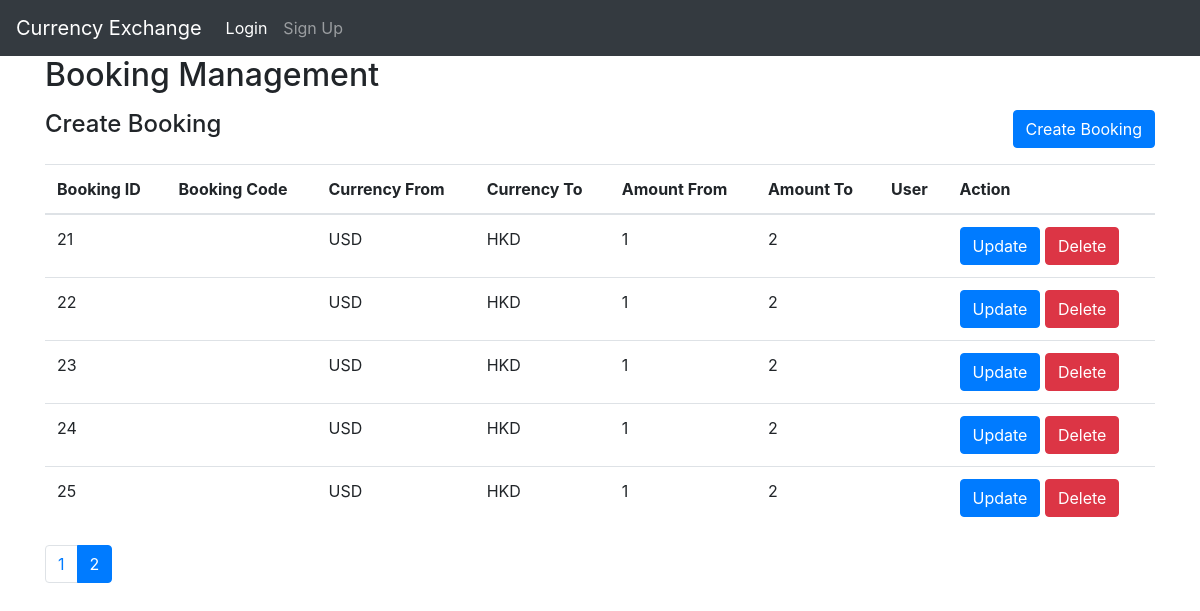
The app's page /booking_admin.php?page=2 with its own data.
### tables this page shows
CREATE TABLE "bookings" (
	"id"	INTEGER,
	"booking_code"	TEXT,
	"currency_from"	TEXT,
	"currency_to"	TEXT,
	"amount_from"	REAL,
	"amount_to"	REAL,
	"username"	TEXT,
	PRIMARY KEY("id" AUTOINCREMENT)
);

### booking_admin.php (the view, shortened to what this page needs)
<?php include("header.php"); ?>
<div class="container">
    <h2>Booking Management</h2>
    <?php
$bookingsPerPage = 10;
$page = isset($_GET['page']) ? (int)$_GET['page'] : 1;
$offset = ($page - 1) * $bookingsPerPage;
?>
<?php
    $db = new SQLite3('database.db');
    $query = "SELECT * FROM bookings LIMIT $bookingsPerPage OFFSET $offset";
    $result = $db->query($query);
    $bookings = [];
    while ($row = $result->fetchArray(SQLITE3_ASSOC)) {
      $bookings[] = $row;
    }
    ?>
<?php
$totalBookingsQuery = "SELECT COUNT(*) as count FROM bookings";
$totalBookingsResult = $db->query($totalBookingsQuery);
$totalBookings = $totalBookingsResult->fetchArray(SQLITE3_ASSOC)['count'];
$totalPages = ceil($totalBookings / $bookingsPerPage);
?>
<div class="row mt-3 mb-3">
  <div class="col-md-6">
    <h4>Create Booking</h4>
  </div>
  <div class="col-md-6 text-right">
    <button type="button" class="btn btn-primary" data-toggle="modal" data-target="#createBookingModal">
      Create Booking
    </button>
  </div>
</div>
    <table class="table">
      <thead>
        <tr>
          <th>Booking ID</th>
          <th>Booking Code</th>
          <th>Currency From</th>
          <th>Currency To</th>
          <th>Amount From</th>
          <th>Amount To</th>
          <th>User</th>
          <th>Action</th>
        </tr>
      </thead>
      <tbody>
        <?php foreach ($bookings as $booking) { ?>
          <tr>
            <td><?php echo $booking['id']; ?></td>
            <td><?php echo $booking['booking_code']; ?></td>
            <td><?php echo $booking['currency_from']; ?></td>
            <td><?php echo $booking['currency_to']; ?></td>
            <td><?php echo $booking['amount_from']; ?></td>
            <td><?php echo $booking['amount_to']; ?></td>
            <td><?php echo $booking['username']; ?></td>
            <td>
<form method="POST"> <button type="button" class="btn btn-primary update-button" data-toggle="modal" data-target="#updateBookingModal" data-booking='<?php echo json_encode($booking); ?>'>Update</button>
  <button type="submit" name="delete" class="btn btn-danger">Delete</button>
</form>    </td>
          </tr>
        <?php } ?>
      </tbody>
    </table>
    <nav aria-label="Page navigation">
  <ul class="pagination">
    <?php for ($i = 1; $i <= $totalPages; $i++) { ?>
      <li class="page-item <?php echo $i === $page ? 'active' : ''; ?>"><a class="page-link" href="?page=<?php echo $i; ?>"><?php echo $i; ?></a></li>
    <?php } ?>
  </ul>
</nav>
  </div>
  <?php include("footer.php"); ?>

### records on screen
bookings: id "21", currency_from "USD", currency_to "HKD", amount_from "1", amount_to "2"
bookings: id "22", currency_from "USD", currency_to "HKD", amount_from "1", amount_to "2"
bookings: id "23", currency_from "USD", currency_to "HKD", amount_from "1", amount_to "2"
bookings: id "24", currency_from "USD", currency_to "HKD", amount_from "1", amount_to "2"
bookings: id "25", currency_from "USD", currency_to "HKD", amount_from "1", amount_to "2"
